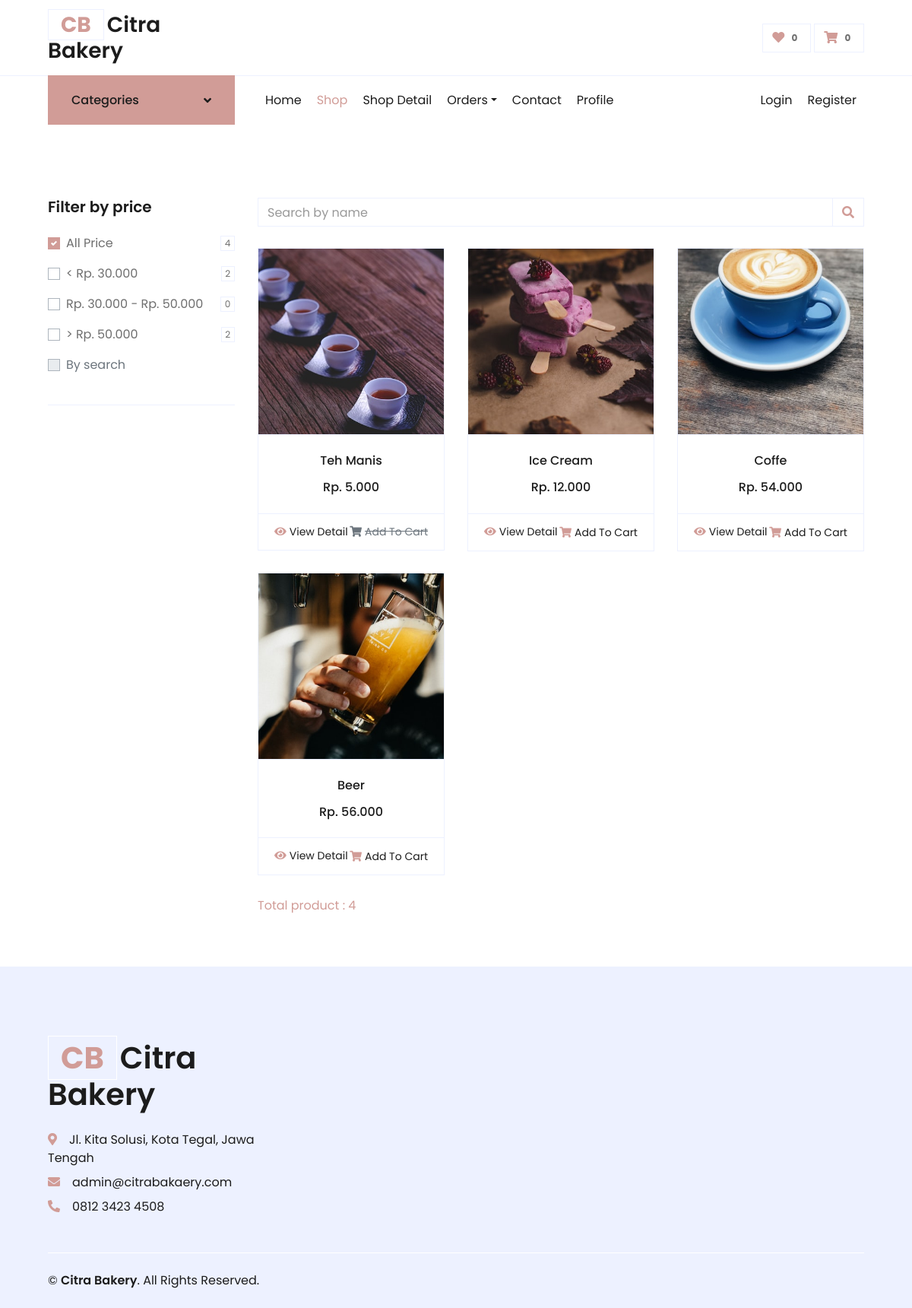
Before: /shop/6 with the older database file.
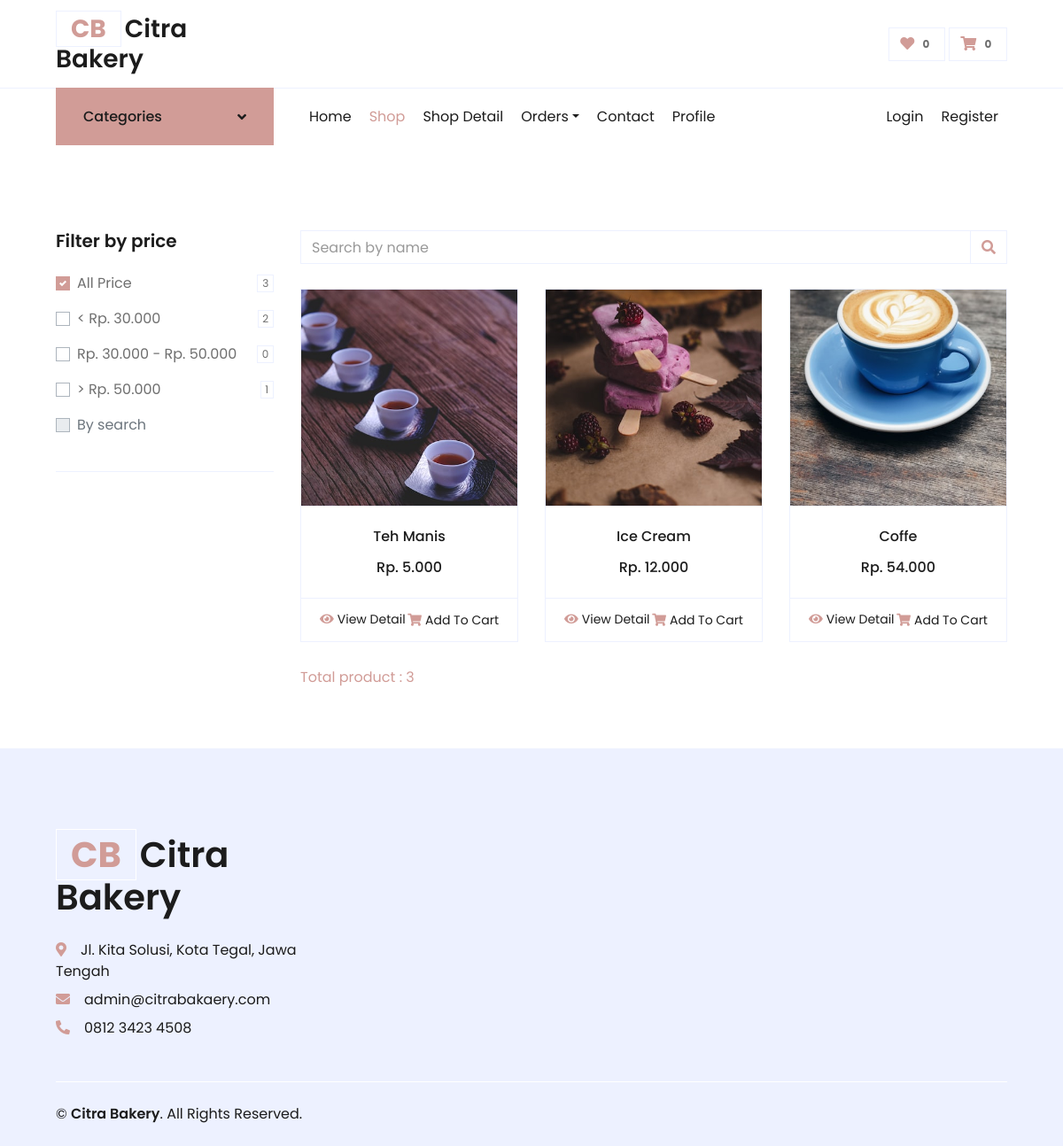
After: the same page with the newer database file.
### tables this page shows
CREATE TABLE `menu` (
  `id` int(11) NOT NULL,
  `kategori_id` int(11) NOT NULL,
  `nama_menu` varchar(100) NOT NULL,
  `deskripsi` text DEFAULT NULL,
  `harga` int(11) NOT NULL,
  `stok` int(7) NOT NULL DEFAULT 0,
  `createdAt` timestamp NOT NULL DEFAULT current_timestamp(),
  `updatedAt` timestamp NULL DEFAULT NULL ON UPDATE current_timestamp()
);

CREATE TABLE `gambar` (
  `id` int(11) NOT NULL,
  `idMenu` int(11) NOT NULL,
  `gambar` text NOT NULL,
  `createdAt` timestamp NOT NULL DEFAULT current_timestamp(),
  `updatedAt` timestamp NULL DEFAULT NULL ON UPDATE current_timestamp()
);

### application/controllers/Frontend.php (called while the page is built, shortened)
<?php
class Frontend extends CI_Controller
{
    public function __construct()
    {
        $this->load->model('M_Front', 'front');
    }
    public function shop($id = null, $filter = null, $page = null)
    {
        $like = null;
        if ($filter == 1) {
            $filter = 1;
            $where = [
                'kategori_id' => $id
            ];
        } elseif ($filter == 2) {
            $where = [
                'kategori_id' => $id,
                'harga <'     => 30000
            ];
        } elseif ($filter == 3) {
            $where = [
                'kategori_id' => $id,
                'harga >='    => 30000,
                'harga <='    => 50000
            ];
        } elseif ($filter == 4) {
            $where = [
                'kategori_id' => $id,
                'harga >'     => 50000
            ];
        } else {
            if ($filter != null) {
                $where = [
                    'kategori_id' => $id
                ];
                $like = $filter;
            } else {
                $filter = 1;
                $where = [
                    'kategori_id' => $id
                ];
            }
        }
        $countProductByPrice = [
            1 => $this->front->getCountProduct([
                'kategori_id' => $id
            ]),
            2 => $this->front->getCountProduct([
                'kategori_id' => $id,
                'harga <'     => 30000
            ]),
            3 => $this->front->getCountProduct([
                'kategori_id' => $id,
                'harga >='    => 30000,
                'harga <='    => 50000
            ]),
            4 => $this->front->getCountProduct([
                'kategori_id' => $id,
                'harga >'     => 50000
            ]),
        ];
        $per_page = 6;
        $products = $this->front->getProductsShop($where, $per_page, $this->_paging_offset($page, $per_page), $like);
        $total_rows = $this->front->getCountProduct($where, $like);
        $data = [
            'title'        => 'Shop | Citra Bakery',
            'page'         => 'frontend/shop',
            'kategori'     => $this->front->getKategori(),
            'products'     => $products,
            'kategori_ini' => $id,
            'filter'       => $filter,
            'countProduct' => $countProductByPrice,
            'paging'       => $this->_paging(base_url('shop/') . $id . '/' . $filter, $total_rows, $per_page),
            'total_rows'   => $total_rows
        ];
        $this->load->view('frontend/index', $data);
    }
    private function _paging_offset($page, $limit)
    {
        if ($page > 1) {
            $offset = ($page - 1) * $limit;
        } else {
            $offset = $page;
        }
        return $offset;
    }
    private function _paging_tag()
    {
        $config['full_tag_open']    = "<ul class='pagination justify-content-center mb-3 my-auto'>";
        $config['full_tag_close']   = "</ul>";
        $config['first_tag_open']   = "<li class='page-link'>";
        $config['first_tag_close']  = "</li>";
        $config['next_tag_open']    = "<li class='page-link'>";
        $config['next_tag_close']   = "</li>";
        $config['cur_tag_open']     = "<li class='page-link active bg-primary text-white'><a>";
        $config['cur_tag_close']    = "</a></li>";
        $config['num_tag_open']     = "<li class='page-link'>";
        $config['num_tag_close']    = "</li>";
        $config['prev_tag_open']    = "<li class='page-link'>";
        $config['prev_tag_close']   = "</li>";
        $config['last_tag_open']    = "<li class='page-link'>";
        $config['last_tag_close']   = "</li>";
        $config['first_link']       = "First";
        $config['last_link']        = "Last";
        $config['next_link']        = "&raquo;";
        $config['prev_link']        = "&laquo;";
        return $config;
    }
    private function _paging($base_url, $total_rows, $per_page)
    {
        $this->load->library('pagination');
        $config                             = $this->_paging_tag();
        $config['base_url']                 = $base_url;
        $config['total_rows']               = $total_rows;
        $config['per_page']                 = $per_page;
        $config['use_page_numbers']         = TRUE;
        $config['reuse_query_string']       = TRUE;
        $this->pagination->initialize($config);
        return $this->pagination->create_links();
    }
}

### index.php (called while the page is built, shortened)
<?php
require_once BASEPATH . 'core/CodeIgniter.php';

### application/models/M_Front.php (called while the page is built, shortened)
<?php
class M_Front extends CI_Model
{
	public function getKategori()
	{
		$this->db->order_by('kategori', 'asc');
		return $this->db->get('kategori')->result();
	}
	public function getProductsShop($where, $limit = null, $offset = null, $like = null)
	{
		$this->db->where($where);
		$this->db->like('nama_menu', $like);
		return $this->db->get('menu', $limit, $offset)->result();
	}
	public function getCountProduct($where, $like = null)
	{
		$this->db->where($where);
		$this->db->like('nama_menu', $like);
		return $this->db->get('menu')->num_rows();
	}
}

### application/helpers/menu_helper.php (called while the page is built, shortened)
<?php
function gambar($idMenu)
{
	$CI = &get_instance();
	$CI->db->where('idMenu', $idMenu);
	$CI->db->order_by('gambar', 'RANDOM');
	$data = $CI->db->get('gambar')->row();
	return $data->gambar;
}

### application/views/frontend/shop.php (the view, shortened to what this page needs)
<div class="container-fluid pt-5">
	<div class="row px-xl-5">
		<div class="col-lg-3 col-md-12">
			<div class="border-bottom mb-4 pb-4">
				<h5 class="font-weight-semi-bold mb-4">Filter by price</h5>
				<form>
					<div class="custom-control custom-checkbox d-flex align-items-center justify-content-between mb-3">
						<label class="custom-control-label" for="price-1">All Price</label>
						<span class="badge border font-weight-normal"><?= $countProduct[1]; ?></span>
					</div>
					<div class="custom-control custom-checkbox d-flex align-items-center justify-content-between mb-3">
						<label class="custom-control-label" for="price-2">
							< Rp. 30.000</label>
								<span class="badge border font-weight-normal"><?= $countProduct[2]; ?></span>
					</div>
					<div class="custom-control custom-checkbox d-flex align-items-center justify-content-between mb-3">
						<label class="custom-control-label" for="price-3">Rp. 30.000 - Rp. 50.000</label>
						<span class="badge border font-weight-normal"><?= $countProduct[3]; ?></span>
					</div>
					<div class="custom-control custom-checkbox d-flex align-items-center justify-content-between mb-3">
						<label class="custom-control-label" for="price-4">> Rp. 50.000</label>
						<span class="badge border font-weight-normal"><?= $countProduct[4]; ?></span>
					</div>
					<div class="custom-control custom-checkbox d-flex align-items-center justify-content-between mb-3">
						<label class="custom-control-label" for="by-search">By search</label>
					</div>
				</form>
			</div>
		</div>
		<div class="col-lg-9 col-md-12">
			<div class="row pb-3">
				<div class="col-12 pb-1">
					<div class="row">
						<div class="col-12">
							<div class="d-flex align-items-center justify-content-between mb-4">
								<div class="input-group">
									<input type="text" class="form-control" placeholder="Search by name" id="input-search" value="<?= ($filter != 1 && $filter != 2 && $filter != 3 && $filter != 4) ? $filter : ''; ?>" autocomplete="off">
									<div class="input-group-append">
										<span class="input-group-text bg-transparent text-primary" id="btn-search">
											<i class="fa fa-search"></i>
										</span>
									</div>
								</div>
							</div>
						</div>
					</div>
				</div>
				<?php foreach ($products as $product) : ?>
					<div class="col-lg-4 col-6 pb-1">
						<div class="card product-item border-0 mb-4">
							<div class="card-header product-img position-relative overflow-hidden bg-transparent border p-0">
								<img class="img-fluid w-100" src="<?= base_url('upload/gambar/' . gambar($product->id)); ?>" alt="<?= $product->nama_menu; ?>">
							</div>
							<div class="card-body border-left border-right text-center p-0 pt-4 pb-3">
								<h6 class="text-truncate mb-3"><?= $product->nama_menu; ?></h6>
								<div class="d-flex justify-content-center">
									<h6><?= 'Rp. ' . number_format($product->harga, 0, ',', '.'); ?></h6>
								</div>
							</div>
							<div class="card-footer d-flex justify-content-between bg-light border">
								<a href="<?= base_url('detail/' . $product->id); ?>" class="btn btn-sm text-dark p-0"><i class="fas fa-eye text-primary mr-1"></i>View Detail</a>
								<?php if ($product->stok > 0) : ?>
									<form action="<?= base_url('addToCart'); ?>" method="POST">
										<button type="submit" class="btn btn-sm text-dark p-0"><i class="fas fa-shopping-cart text-primary mr-1"></i>Add To Cart</button>
									</form>
								<?php else : ?>
									<a href="javascript:void(0)" class="btn btn-sm text-muted p-0" data-toggle="tooltip" title="Sold Out"><i class="fas fa-shopping-cart text-muted mr-1"></i><del>Add To Cart</del></a>
								<?php endif; ?>
							</div>
						</div>
					</div>
				<?php endforeach; ?>
				<div class="col-12 pb-1 d-flex justify-content-between">
					<div class="text-primary my-auto">
						<?= 'Total product : ' . $total_rows; ?>
					</div>
				</div>
			</div>
		</div>
	</div>
</div>

### application/views/frontend/index.php (shortened to what this page needs)
<!DOCTYPE html>
<html lang="en">
<head>
    <link href="https://cdnjs.cloudflare.com/ajax/libs/font-awesome/5.10.0/css/all.min.css" rel="stylesheet">
    <link href="<?= base_url(); ?>/assets/frontend/lib/owlcarousel/assets/owl.carousel.min.css" rel="stylesheet">
    <link href="<?= base_url(); ?>/assets/frontend/css/style.css" rel="stylesheet">
    <link rel="stylesheet" href="<?= base_url(); ?>assets/plugins/toastr/toastr.min.css">
</head>
<body>
    <div class="container-fluid">
        <div class="row align-items-center py-3 px-xl-5">
            <div class="col-lg-3 d-none d-lg-block">
                <a href="<?= base_url('home'); ?>" class="text-decoration-none">
                    <h3 class="m-0 display-5 font-weight-semi-bold"><span class="text-primary font-weight-bold border px-3 mr-1">CB</span>Citra Bakery</h3>
                </a>
            </div>
            <div class="col-lg-9 col-12 text-right">
                <a href="<?= base_url('orders'); ?>" class="btn border">
                    <i class="fas fa-heart text-primary"></i>
                    <span class="badge"><?= ($this->dt_user) ? $this->orders : 0; ?></span>
                </a>
                <a href="<?= base_url('cart'); ?>" class="btn border">
                    <i class="fas fa-shopping-cart text-primary"></i>
                    <span class="badge"><?= ($this->dt_user) ? $this->cart : 0; ?></span>
                </a>
            </div>
        </div>
    </div>
    <div class="container-fluid mb-5">
        <div class="row border-top px-xl-5">
            <div class="col-lg-3 d-none d-lg-block">
                <a class="btn shadow-none d-flex align-items-center justify-content-between bg-primary text-white w-100" data-toggle="collapse" href="#navbar-vertical" style="height: 65px; margin-top: -1px; padding: 0 30px;">
                    <h6 class="m-0">Categories</h6>
                    <i class="fa fa-angle-down text-dark"></i>
                </a>
            </div>
            <div class="col-lg-9">
                <nav class="navbar navbar-expand-lg bg-light navbar-light py-3 py-lg-0 px-0">
                    <div class="collapse navbar-collapse justify-content-between" id="navbarCollapse">
                        <div class="navbar-nav mr-auto py-0">
                            <a href="<?= base_url(); ?>" class="nav-item nav-link <?= ($this->u1 == 'home') ? 'active' : ''; ?>">Home</a>
                            <a href="<?= base_url('shop'); ?>" class="nav-item nav-link <?= ($this->u1 == 'shop') ? 'active' : ''; ?>">Shop</a>
                            <a href="javascript:void(0)" class="nav-item nav-link <?= ($this->u1 == 'detail') ? 'active' : ''; ?>">Shop Detail</a>
                            <div class="nav-item dropdown">
                                <a href="javascript:void(0)" class="nav-link dropdown-toggle <?= ($this->u1 == 'cart' || $this->u1 == 'checkout' || $this->u1 == 'order') ? 'active' : ''; ?>" data-toggle="dropdown">Orders</a>
                            </div>
                            <a href="<?= base_url('contact'); ?>" class="nav-item nav-link <?= ($this->u1 == 'contact') ? 'active' : ''; ?>">Contact</a>
                            <a href="<?= base_url('profile'); ?>" class="nav-item nav-link <?= ($this->u1 == 'profile') ? 'active' : ''; ?>">Profile</a>
                        </div>
                        <div class="navbar-nav ml-auto py-0">
                            <?php if ($this->dt_user == null) : ?>
                                <a href="<?= base_url('auth'); ?>" class="nav-item nav-link">Login</a>
                                <a href="<?= base_url('auth/registrasi'); ?>" class="nav-item nav-link">Register</a>
                            <?php else : ?>
                                <a href="<?= base_url('auth/logout'); ?>" class="nav-item nav-link">Logout</a>
                            <?php endif; ?>
                        </div>
                    </div>
                </nav>
            </div>
        </div>
    </div>
    <?php $this->load->view($page); ?>
    <div class="container-fluid bg-secondary text-dark mt-5 pt-5">
        <div class="row px-xl-5 pt-5">
            <div class="col-lg-4 col-md-12 mb-5 pr-3 pr-xl-5">
                <a href="" class="text-decoration-none">
                    <h1 class="mb-4 display-5 font-weight-semi-bold"><span class="text-primary font-weight-bold border border-white px-3 mr-1">CB</span>Citra Bakery</h1>
                </a>
                <p class="mb-2"><i class="fa fa-map-marker-alt text-primary mr-3"></i>Jl. Kita Solusi, Kota Tegal, Jawa Tengah</p>
                <p class="mb-2"><i class="fa fa-envelope text-primary mr-3"></i>admin@citrabakaery.com</p>
                <p class="mb-0"><i class="fa fa-phone-alt text-primary mr-3"></i>0812 3423 4508</p>
            </div>
        </div>
        <div class="row border-top border-light mx-xl-5 py-4">
            <div class="col-md-6 px-xl-0">
                <p class="mb-md-0 text-center text-md-left text-dark">
                    &copy; <a class="text-dark font-weight-semi-bold" href="#">Citra Bakery</a>. All Rights Reserved.
                </p>
            </div>
        </div>
    </div>
</body>
</html>

Changed rows visible on the page:
removed menu: id.gambar (picture), nama_menu "Beer", harga "56.000"
changed menu "Teh Manis": stok 0 → 100 (drawn)
Other visible differences:
$countProduct[1]: "4" → "3"
$countProduct[4]: "2" → "1"
$total_rows: "4" → "3"
